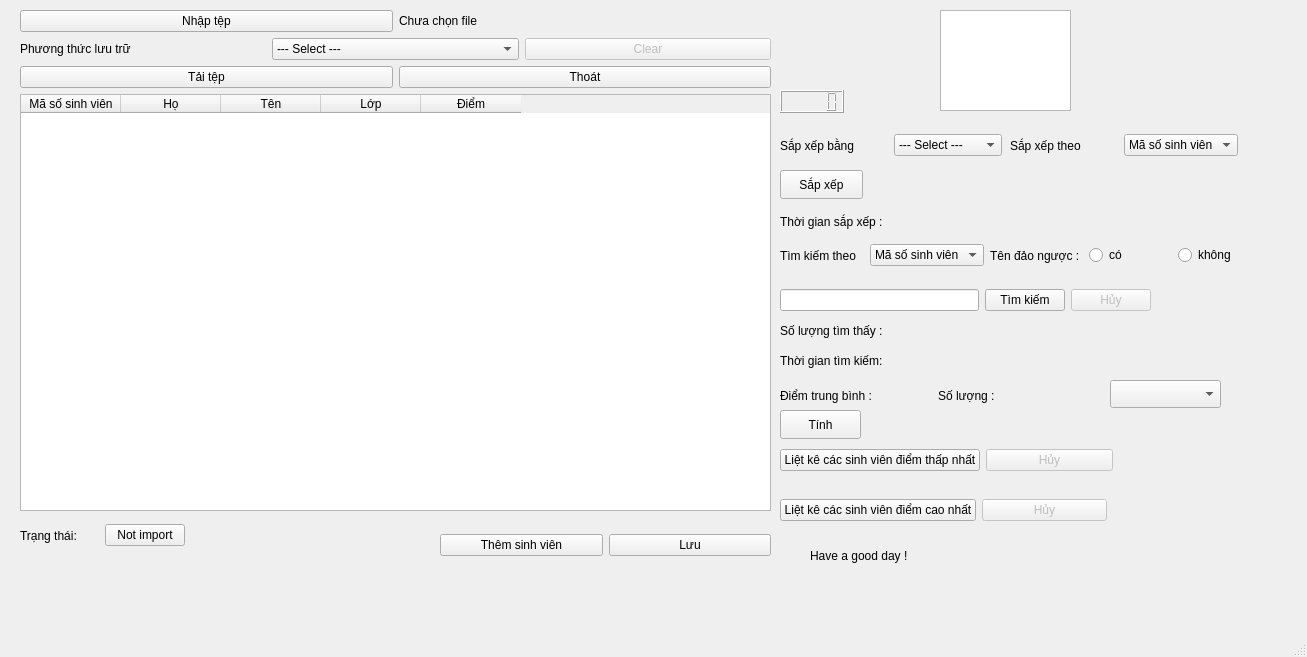
<?xml version="1.0" encoding="UTF-8"?>
<ui version="4.0">
 <class>MainWindow</class>
 <widget class="QMainWindow" name="MainWindow">
  <property name="geometry">
   <rect>
    <x>0</x>
    <y>0</y>
    <width>1307</width>
    <height>657</height>
   </rect>
  </property>
  <property name="windowTitle">
   <string>Quản lý sinh viên</string>
  </property>
  <property name="unifiedTitleAndToolBarOnMac">
   <bool>false</bool>
  </property>
  <widget class="QWidget" name="centralwidget">
   <widget class="QWidget" name="verticalLayoutWidget">
    <property name="geometry">
     <rect>
      <x>20</x>
      <y>10</y>
      <width>751</width>
      <height>501</height>
     </rect>
    </property>
    <layout class="QVBoxLayout" name="mainLayout">
     <item>
      <layout class="QHBoxLayout" name="importLaylout">
       <item>
        <widget class="QPushButton" name="importBtn">
         <property name="text">
          <string>Nhập tệp</string>
         </property>
        </widget>
       </item>
       <item>
        <widget class="QLabel" name="labelFilePath">
         <property name="text">
          <string>Chưa chọn file</string>
         </property>
        </widget>
       </item>
      </layout>
     </item>
     <item>
      <layout class="QHBoxLayout" name="methodLayout">
       <item>
        <widget class="QLabel" name="labelMethod">
         <property name="text">
          <string>Phương thức lưu trữ</string>
         </property>
        </widget>
       </item>
       <item>
        <widget class="QComboBox" name="methodBox">
         <item>
          <property name="text">
           <string>--- Select ---</string>
          </property>
         </item>
         <item>
          <property name="text">
           <string>Mảng</string>
          </property>
         </item>
         <item>
          <property name="text">
           <string>Danh sách liên kết đơn</string>
          </property>
         </item>
         <item>
          <property name="text">
           <string>Danh sách liên kết kép</string>
          </property>
         </item>
         <item>
          <property name="text">
           <string>Danh sách liên kết vòng</string>
          </property>
         </item>
        </widget>
       </item>
       <item>
        <widget class="QPushButton" name="clearBtn">
         <property name="enabled">
          <bool>false</bool>
         </property>
         <property name="text">
          <string>Clear</string>
         </property>
        </widget>
       </item>
      </layout>
     </item>
     <item>
      <layout class="QHBoxLayout" name="actionLayout">
       <item>
        <widget class="QPushButton" name="downloadBtn">
         <property name="text">
          <string>Tải tệp</string>
         </property>
        </widget>
       </item>
       <item>
        <widget class="QPushButton" name="exitBtn">
         <property name="text">
          <string>Thoát</string>
         </property>
        </widget>
       </item>
      </layout>
     </item>
     <item>
      <widget class="QTableWidget" name="tableWidget">
       <property name="minimumSize">
        <size>
         <width>749</width>
         <height>0</height>
        </size>
       </property>
       <column>
        <property name="text">
         <string>Mã số sinh viên</string>
        </property>
       </column>
       <column>
        <property name="text">
         <string>Họ</string>
        </property>
       </column>
       <column>
        <property name="text">
         <string>Tên</string>
        </property>
       </column>
       <column>
        <property name="text">
         <string>Lớp</string>
        </property>
       </column>
       <column>
        <property name="text">
         <string>Điểm</string>
        </property>
       </column>
      </widget>
     </item>
    </layout>
   </widget>
   <widget class="QPushButton" name="sortBtn">
    <property name="geometry">
     <rect>
      <x>780</x>
      <y>170</y>
      <width>83</width>
      <height>29</height>
     </rect>
    </property>
    <property name="text">
     <string>Sắp xếp</string>
    </property>
   </widget>
   <widget class="QWidget" name="horizontalLayoutWidget_4">
    <property name="geometry">
     <rect>
      <x>780</x>
      <y>211</y>
      <width>196</width>
      <height>22</height>
     </rect>
    </property>
    <layout class="QHBoxLayout" name="horizontalLayout">
     <item>
      <widget class="QLabel" name="label_2">
       <property name="text">
        <string>Thời gian sắp xếp :</string>
       </property>
      </widget>
     </item>
     <item>
      <widget class="QLabel" name="timeSortView">
       <property name="text">
        <string/>
       </property>
      </widget>
     </item>
    </layout>
   </widget>
   <widget class="QWidget" name="horizontalLayoutWidget_5">
    <property name="geometry">
     <rect>
      <x>780</x>
      <y>350</y>
      <width>291</width>
      <height>22</height>
     </rect>
    </property>
    <layout class="QHBoxLayout" name="horizontalLayout_2">
     <item>
      <widget class="QLabel" name="timeSearch">
       <property name="text">
        <string>Thời gian tìm kiếm:</string>
       </property>
      </widget>
     </item>
     <item>
      <widget class="QLabel" name="timeSearchView">
       <property name="text">
        <string/>
       </property>
      </widget>
     </item>
    </layout>
   </widget>
   <widget class="QWidget" name="horizontalLayoutWidget_7">
    <property name="geometry">
     <rect>
      <x>780</x>
      <y>280</y>
      <width>371</width>
      <height>41</height>
     </rect>
    </property>
    <layout class="QHBoxLayout" name="horizontalLayout_4">
     <item>
      <widget class="QLineEdit" name="lineEdit"/>
     </item>
     <item>
      <widget class="QPushButton" name="searchBtn">
       <property name="text">
        <string>Tìm kiếm</string>
       </property>
      </widget>
     </item>
     <item>
      <widget class="QPushButton" name="huySearchBtn">
       <property name="enabled">
        <bool>false</bool>
       </property>
       <property name="text">
        <string>Hủy</string>
       </property>
      </widget>
     </item>
    </layout>
   </widget>
   <widget class="QPushButton" name="caculateBtn">
    <property name="geometry">
     <rect>
      <x>780</x>
      <y>410</y>
      <width>81</width>
      <height>29</height>
     </rect>
    </property>
    <property name="text">
     <string>Tính</string>
    </property>
   </widget>
   <widget class="QWidget" name="horizontalLayoutWidget_6">
    <property name="geometry">
     <rect>
      <x>780</x>
      <y>380</y>
      <width>275</width>
      <height>31</height>
     </rect>
    </property>
    <layout class="QHBoxLayout" name="horizontalLayout_3">
     <item>
      <widget class="QLabel" name="lableAverage">
       <property name="text">
        <string>Điểm trung bình :</string>
       </property>
      </widget>
     </item>
     <item>
      <widget class="QLabel" name="lableAverageView">
       <property name="text">
        <string/>
       </property>
      </widget>
     </item>
     <item>
      <widget class="QLabel" name="soLuongLable">
       <property name="text">
        <string>Số lượng :</string>
       </property>
      </widget>
     </item>
     <item>
      <widget class="QLabel" name="SoLuongView">
       <property name="text">
        <string/>
       </property>
      </widget>
     </item>
    </layout>
   </widget>
   <widget class="QWidget" name="horizontalLayoutWidget_8">
    <property name="geometry">
     <rect>
      <x>780</x>
      <y>130</y>
      <width>222</width>
      <height>31</height>
     </rect>
    </property>
    <layout class="QHBoxLayout" name="horizontalLayout_5">
     <item>
      <widget class="QLabel" name="labelSort">
       <property name="text">
        <string>Sắp xếp bằng</string>
       </property>
      </widget>
     </item>
     <item>
      <widget class="QComboBox" name="comboBoxSort">
       <item>
        <property name="text">
         <string>--- Select ---</string>
        </property>
       </item>
       <item>
        <property name="text">
         <string>Bubble sort</string>
        </property>
       </item>
       <item>
        <property name="text">
         <string>Insertion sort</string>
        </property>
       </item>
       <item>
        <property name="text">
         <string>Selection sort</string>
        </property>
       </item>
       <item>
        <property name="text">
         <string>Quick sort</string>
        </property>
       </item>
       <item>
        <property name="text">
         <string>Merge sort</string>
        </property>
       </item>
       <item>
        <property name="text">
         <string>Heap sort</string>
        </property>
       </item>
      </widget>
     </item>
    </layout>
   </widget>
   <widget class="QWidget" name="horizontalLayoutWidget_9">
    <property name="geometry">
     <rect>
      <x>780</x>
      <y>240</y>
      <width>482</width>
      <height>31</height>
     </rect>
    </property>
    <layout class="QHBoxLayout" name="horizontalLayout_6">
     <item>
      <widget class="QLabel" name="lableSearch">
       <property name="text">
        <string>Tìm kiếm theo</string>
       </property>
      </widget>
     </item>
     <item>
      <widget class="QComboBox" name="comboBoxSearch">
       <item>
        <property name="text">
         <string>Mã số sinh viên</string>
        </property>
       </item>
       <item>
        <property name="text">
         <string>Tên</string>
        </property>
       </item>
       <item>
        <property name="text">
         <string>Điểm</string>
        </property>
       </item>
       <item>
        <property name="text">
         <string>Họ</string>
        </property>
       </item>
       <item>
        <property name="text">
         <string>Lớp</string>
        </property>
       </item>
      </widget>
     </item>
     <item>
      <widget class="QLabel" name="label">
       <property name="text">
        <string>Tên đảo ngược : </string>
       </property>
      </widget>
     </item>
     <item>
      <widget class="QRadioButton" name="radioButtonTenDaoNguoYes">
       <property name="text">
        <string>có</string>
       </property>
      </widget>
     </item>
     <item>
      <widget class="QRadioButton" name="radioButtonTenDaoNguocNo">
       <property name="text">
        <string>không</string>
       </property>
      </widget>
     </item>
    </layout>
   </widget>
   <widget class="QLabel" name="lableStatusView">
    <property name="geometry">
     <rect>
      <x>110</x>
      <y>530</y>
      <width>63</width>
      <height>20</height>
     </rect>
    </property>
    <property name="text">
     <string/>
    </property>
   </widget>
   <widget class="QWidget" name="horizontalLayoutWidget_10">
    <property name="geometry">
     <rect>
      <x>780</x>
      <y>440</y>
      <width>333</width>
      <height>41</height>
     </rect>
    </property>
    <layout class="QHBoxLayout" name="horizontalLayout_7">
     <item>
      <widget class="QPushButton" name="listMinBtn">
       <property name="text">
        <string>Liệt kê các sinh viên điểm thấp nhất</string>
       </property>
      </widget>
     </item>
     <item>
      <widget class="QPushButton" name="huyMinBtn">
       <property name="enabled">
        <bool>false</bool>
       </property>
       <property name="text">
        <string>Hủy</string>
       </property>
      </widget>
     </item>
    </layout>
   </widget>
   <widget class="QWidget" name="horizontalLayoutWidget_11">
    <property name="geometry">
     <rect>
      <x>780</x>
      <y>490</y>
      <width>327</width>
      <height>41</height>
     </rect>
    </property>
    <layout class="QHBoxLayout" name="horizontalLayout_8">
     <item>
      <widget class="QPushButton" name="listMaxBtn">
       <property name="text">
        <string>Liệt kê các sinh viên điểm cao nhất</string>
       </property>
      </widget>
     </item>
     <item>
      <widget class="QPushButton" name="huyMaxBtn">
       <property name="enabled">
        <bool>false</bool>
       </property>
       <property name="text">
        <string>Hủy</string>
       </property>
      </widget>
     </item>
    </layout>
   </widget>
   <widget class="QWidget" name="horizontalLayoutWidget_12">
    <property name="geometry">
     <rect>
      <x>1010</x>
      <y>130</y>
      <width>228</width>
      <height>31</height>
     </rect>
    </property>
    <layout class="QHBoxLayout" name="horizontalLayout_9">
     <item>
      <widget class="QLabel" name="labelSort_2">
       <property name="text">
        <string>Sắp xếp theo</string>
       </property>
      </widget>
     </item>
     <item>
      <widget class="QComboBox" name="comboBoxStandarSort">
       <item>
        <property name="text">
         <string>Mã số sinh viên</string>
        </property>
       </item>
       <item>
        <property name="text">
         <string>Tên</string>
        </property>
       </item>
       <item>
        <property name="text">
         <string>Điểm</string>
        </property>
       </item>
      </widget>
     </item>
    </layout>
   </widget>
   <widget class="QComboBox" name="comboBoxLopTb">
    <property name="geometry">
     <rect>
      <x>1110</x>
      <y>380</y>
      <width>111</width>
      <height>28</height>
     </rect>
    </property>
   </widget>
   <widget class="QWidget" name="layoutWidget">
    <property name="geometry">
     <rect>
      <x>440</x>
      <y>530</y>
      <width>331</width>
      <height>31</height>
     </rect>
    </property>
    <layout class="QHBoxLayout" name="horizontalLayout_10">
     <item>
      <widget class="QPushButton" name="addBtn">
       <property name="text">
        <string>Thêm sinh viên</string>
       </property>
      </widget>
     </item>
     <item>
      <widget class="QPushButton" name="saveBtn">
       <property name="text">
        <string>Lưu</string>
       </property>
      </widget>
     </item>
    </layout>
   </widget>
   <widget class="QLCDNumber" name="lcdSoLuongSinhVien">
    <property name="geometry">
     <rect>
      <x>780</x>
      <y>90</y>
      <width>64</width>
      <height>23</height>
     </rect>
    </property>
   </widget>
   <widget class="QGraphicsView" name="graphicsView">
    <property name="geometry">
     <rect>
      <x>940</x>
      <y>10</y>
      <width>131</width>
      <height>101</height>
     </rect>
    </property>
   </widget>
   <widget class="QLabel" name="greeting">
    <property name="geometry">
     <rect>
      <x>810</x>
      <y>530</y>
      <width>391</width>
      <height>51</height>
     </rect>
    </property>
    <property name="text">
     <string>Have a good day !</string>
    </property>
   </widget>
   <widget class="QWidget" name="layoutWidget">
    <property name="geometry">
     <rect>
      <x>20</x>
      <y>520</y>
      <width>165</width>
      <height>31</height>
     </rect>
    </property>
    <layout class="QHBoxLayout" name="horizontalLayout_11">
     <item>
      <widget class="QLabel" name="label_3">
       <property name="text">
        <string>Trạng thái: </string>
       </property>
      </widget>
     </item>
     <item>
      <widget class="QPushButton" name="statusBtn">
       <property name="text">
        <string>Not import</string>
       </property>
      </widget>
     </item>
    </layout>
   </widget>
   <widget class="QWidget" name="horizontalLayoutWidget_13">
    <property name="geometry">
     <rect>
      <x>780</x>
      <y>320</y>
      <width>291</width>
      <height>22</height>
     </rect>
    </property>
    <layout class="QHBoxLayout" name="horizontalLayout_12">
     <item>
      <widget class="QLabel" name="quantitySearch">
       <property name="text">
        <string>Số lượng tìm thấy :</string>
       </property>
      </widget>
     </item>
     <item>
      <widget class="QLabel" name="quantitySearchView_2">
       <property name="text">
        <string/>
       </property>
      </widget>
     </item>
    </layout>
   </widget>
  </widget>
  <widget class="QMenuBar" name="menubar">
   <property name="geometry">
    <rect>
     <x>0</x>
     <y>0</y>
     <width>1307</width>
     <height>25</height>
    </rect>
   </property>
  </widget>
  <widget class="QStatusBar" name="statusbar"/>
 </widget>
 <resources/>
 <connections/>
</ui>
